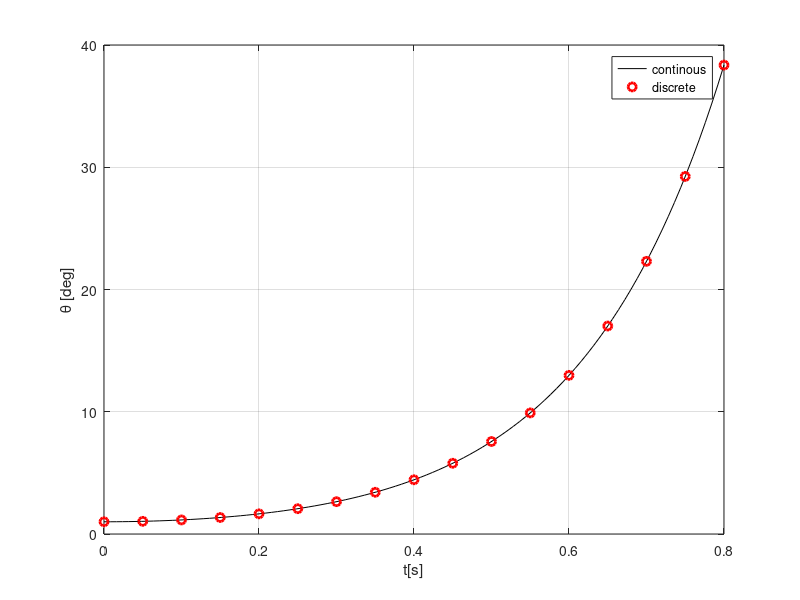

MATLAB code to generate this figure: (Note: this script raises an error after producing the figure.)
clear all; close all; clc;

% System parameter
ell = .5; % m
g = 9.81;
R = 0.01; %radius of pully at moter

% continous time state space
Ac = [0 1; 3*g/(2*ell) 0];
Bc = [3*R/(2*ell); 0];
C = [1 0];
D = 0;

%simulating continous time initial condition response
% x0 = [ell *pi/180; 0];
x0 = [1*pi/180; 0];
myConSys = ss(Ac,Bc,C,D);
tFinal = .8; % final time simulation in seconds
[yCon, t,~] = initial (myConSys, x0, tFinal);
figure
% plot(t, yCon*180/pi, 'k-' , tDis, yDis*180/pi, 'ro' ,'linewi' , 2), grid on
% xlabel('t[s]'), ylabel('\theta [deg]')

% converting our state space model to discrete time 
fs = 20;
T = 1/fs;
A = expm(Ac*T);
B = (A-eye(2))/(Ac)*Bc;
myDisSys = c2d(myConSys,T);
% A = myDisSys.A; % pullinf stuff from c2d
% B = myDisSys.B;


myDisSys2 = ss(A,B,C,D,T);
tFinal = .8; % final time simulation in seconds
[yDis, tDis,~] = initial (myDisSys, x0, tFinal);
% figure
% plot(tDis, yDis*180/pi, 'k-' , 'linewi' , 2), grid on
% xlabel('t[s]'), ylabel('\theta [deg]')


plot(t, yCon*180/pi, 'k-' , tDis, yDis*180/pi, 'ro' ,'linewi' , 2), grid on
xlabel('t[s]'), ylabel('\theta [deg]')
legend( 'continous','discrete')


%% apply an zero-order-hold to the system

x0 = [0;0];
N = 20;
t = (0:T:(N-1)*T);
u = sin(1.6*2*pi*t+ pi/4);
yCon2 = lsim(myConSys, u, t, x0,'zoh');
yDis2 = lsim(myDisSys, u, t, x0);

figure
subplot(211)
stairs(t,u,'linewi' , 2),grid on
subplot(212)
plot(t,yCon2*180/pi,'k-',...
     t,yDis2*180/pi,'ro', 'linewi' , 2),grid on


%% state feedback controller

zstar = [0.76+0.31i, 0.76-0.31i];
K = acker(A,B,zstar);
A_CL = A - B*K;
eig(A_CL);

%% simulating the closed loop system

x0 = [15*pi/180; 0];
y0 =15*pi/180 ;%initial output(initial angle of pendulum)


N =20;
t = (0:T:(N-1)*T)';

y = zeros(1,N);
x = zeros(2,N);
u = zeros(1,N);

y(1) = y0;
x(:,1) = x0;
u(1) = -K*x(:,1);

for k = 2:N
    x(:,k) = A*x(:,k-1) +B*u(k-1);
    u(k) = -K*x(:,k);
    y(k) = C*x(:,k) +D*u(k);
  
end

figure
subplot(211), stairs (t,u,'k-', 'linewi',2), grid on
title('control input motar angular velocity [degs] ');
subplot(212), plot (t,y,'k.','markersize',12), grid on
title('output pendulum angle [degs] ');


%% estimator

betastar= [0.21 + 0.51i, 0.21 - 0.51i];
L = acker(A',C',betastar)'; %acker siso and could use place works for multi input multi output
% (A-L*C) checking eig -> desired roots


%% simulating the closed loop system (w/estimator)

% x0 = [15*pi/180; 0];
% y0 =  15*pi/180 ;%initial output(initial angle of pendulum)

y0 = 0;
x0 = [0;0];

N =200; % # of time step
t = (0:T:(N-1)*T)';

y = zeros(1,N);% actual output( sensor measurement angle)
x = zeros(2,N);% true states (we do not know this)
u = zeros(1,N);

yhat = zeros(1,N);%  estimited output (angle of the pendulum)
xhat = zeros(2,N);% estimited states


y(1) = y0; % initial sensor measurement 
yhat(1) = y0;
x(:,1) = x0;
xhat(:,1) = x0;
u(1) = -K*xhat(:,1);
% cat = 5*square(1*pi*t, 0.2) - 5*square(1*pi*t-pi,0.2);
% % stairs(t,cat)
cat = zeros(1,N);
for k = 2:N

    if k == 3
         cat(k) = 500*rand(1);
        x(:,k) = A*x(:,k-1) + B*(u(k-1)+cat(k));% true system dynamics
    elseif k == 100
        cat(k) = 500*rand(1);
        x(:,k) = A*x(:,k-1) + B*(u(k-1)+cat(k));% true system dynamics
     elseif k == 150
        cat(k) = 500*rand(1);
        x(:,k) = A*x(:,k-1) + B*(u(k-1)+cat(k));% true system dynamics
    else
        x(:,k) = A*x(:,k-1) + B*u(k-1);% true system dynamic
    end
%   x(:,k) = A*x(:,k-1) + B*u(k-1);% true system dynamics
    xhat(:,k) = A*xhat(:,k-1) + B*u(k-1) - L*(yhat(k-1) - y(k-1));
    u(k) = -K*xhat(:,k);
    yhat(k) = C*xhat(:,k) + D*u(k);
    y(k) = C*x(:,k) + D*u(k) + 0.01*randn(1);
end

figure
subplot(211), stairs (t,u*180/pi,'k-', 'linewi',2), grid on
hold on
stairs(t,cat*180/pi,'r-','linewi',2)
title('control input motar angular velocity [degs] ');
legend('control input', 'cat' )
subplot(212), plot (t,y*180/pi,'k.',t,yhat*180/pi,'g.','markersize',12), grid on
title('output pendulum angle [degs] ');
legend('y measured angle', 'yhat estimited measurement')

%% first calculate position of cart at each time step

x0 = zeros(1,N);
xTop= zeros(1,N);
yTop= zeros(1,N);
xTop(1) = x0(1) - ell*sin(x(1,1));
yTop(1) = ell*cos(x(1,1));
x0(1) = 0;

for k=2:N
    x0(k) = x0(k-1) + R*T*u(k-1);
    xTop(k) = x0(k) - ell*sin(x(1,k));
    yTop(k) =ell*cos(x(1,k));
    
end

figure 
plot (t, x0, 'linewi', 2), grid minor 
xlabel('t [s]')
legend('position of the cart [m]')

%% actual animation

for k=1:N
    figure(100)
    plot(x0(k),0,'ks', 'markersize', 25, 'linewi', 4);
    hold on;
    plot([x0(k), xTop(k)],[0,yTop(k)],'k-', 'linewi', 4);
    hold off;
    axis([-1 1 -1 1])
    axis equal
    drawnow 
    pause(T);
end



























